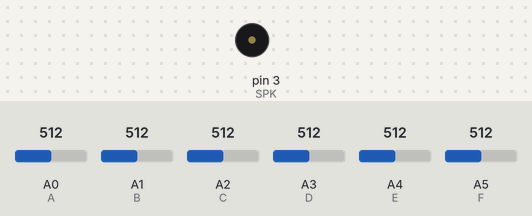
Simulated run of this sketch. Board: Arduino Uno, built with avr-gcc and run on an emulated ATmega328P. Parts: buzzer (waves = sounding). The inputs (shaded band) are chosen by the test bench; at power-on: A0 (A) = 512, A1 (B) = 512, A2 (C) = 512, A3 (D) = 512, A4 (E) = 512, A5 (F) = 512. What the sketch prints to the serial monitor is not drawn.

Above: at 0.1 s.
Timing chart, 0 to 1.6 s (numbered marks = the images above):
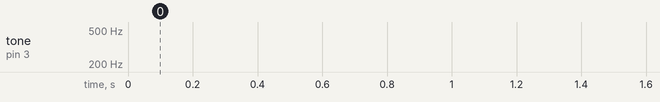

The sketch:

laser.harp.ino
```cpp
int F = A5;
int E = A4;
int D = A3;
int C = A2;
int B = A1;
int A = A0;// define your analog pins here
int SPK = 3;  // define pin for your speaker

int na;
int nb;
int nc;
int nd;
int ne;
int nf;
// define note

void setup() {
    Serial.begin(9600);  // serial monitor
    pinMode(A, INPUT);
    pinMode(B, INPUT);
    pinMode(C, INPUT);
    pinMode(D, INPUT);
    pinMode(E, INPUT);// define pins as input
    pinMode(F, INPUT);
    pinMode(SPK, OUTPUT); // define speaker as output
}

void loop() {
    na = analogRead(A); // analog read
    if (na > 100) {
      tone(SPK, 203, 200);
    }
    nb = analogRead(B); // analog read
    if (nb > 50) {
      tone(SPK, 303, 200);
    }
    nc = analogRead(C); // analog read
    if (nc > 100) {
      tone(SPK, 403, 200);
    }
    nd = analogRead(D); // analog read
    if (nd > 100) {
      tone(SPK, 503, 200);
    }
    ne = analogRead(E); // analog read
    if (ne > 50) {
      tone(SPK, 603, 200);
    }
    nf = analogRead(F); // analog read
    if (nf > 100) {
      tone(SPK, 703, 200);
    }

    Serial.println(na); // change na to nb, nc, nd, ne and nf to see the analog read of each and calibrate accordingly
// check analog values on serial monitor
// First align the laser at the LDR and ensure that there is a non-zero value appearing in the serial monitor
// Then block the laser beam, note down this value, now set the threshold value less than this value.
}
```
